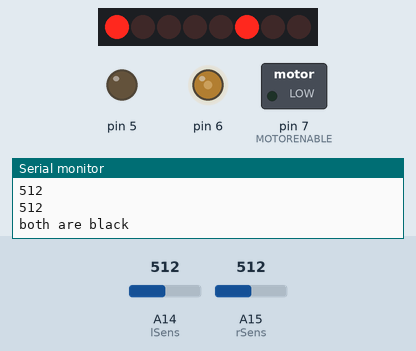
A sketch run on a simulated Arduino Mega 2560, built with avr-gcc and run on an emulated ATmega2560. Parts: 8 shift-register outputs drawn as a row of LEDs (first output left, lit = HIGH), switched loads named in the sketch (green lamp = pin HIGH), output pins drawn as LEDs (lit = HIGH), the last lines printed to the serial monitor. Wiring (inferred from the names in the program): shift register (74HC595): data pin 8; shift clock pin 4; latch pin 12. Wiring (inferred from the signals the program sends): row of LEDs: on Q0, Q1, Q2, Q3, Q4, Q5, Q6, Q7. The test bench sets the inputs (shaded band); at power-on: A15 (rSens) = 512, A14 (lSens) = 512. Pins used as bus, display or sensor lines are not drawn.

Above: at 1.2 s.
1.3 s: A15 (rSens) set to 496
At 2.5 s:
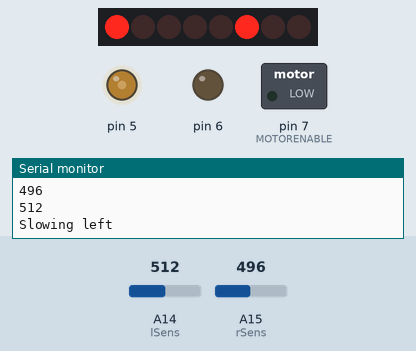
2.9 s: A14 (lSens) set to 501
At 4.2 s:
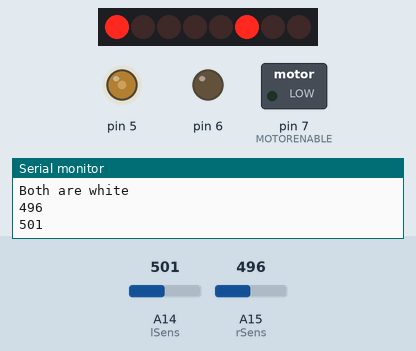
4.5 s: A15 (rSens) set to 522
At 6.0 s:
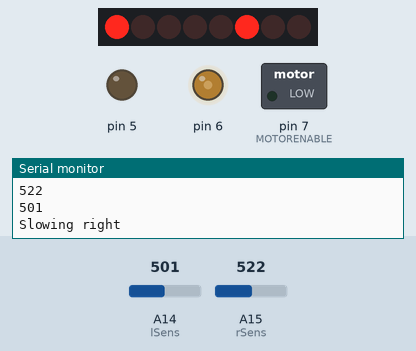
Timing chart, 0 to 7.5 s (numbered marks = the images above; inputs shaded):
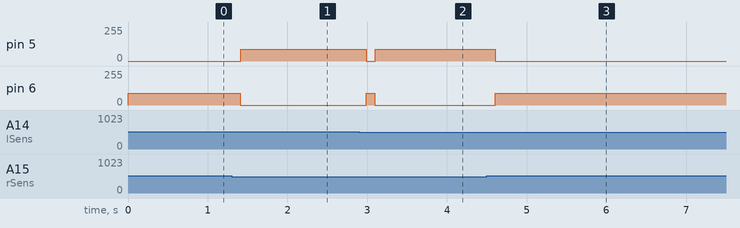

The sketch:

Jim2.0.ino
```cpp
#include <PID_v1.h>

// Arduino pins for the shift register
#define MOTORLATCH 12
#define MOTORCLK 4
#define MOTORENABLE 7
#define MOTORDATA 8

// 8-bit bus after the 74HC595 shift register
// (not Arduino pins)
// These are used to set the direction of the bridge driver.
#define MOTOR1_A 2
#define MOTOR1_B 3
#define MOTOR2_A 1
#define MOTOR2_B 4
#define MOTOR3_A 5
#define MOTOR3_B 7
#define MOTOR4_A 0
#define MOTOR4_B 6

// Arduino pins for the PWM signals.
#define MOTOR1_PWM 11
#define MOTOR2_PWM 3    //Right Motor
#define MOTOR3_PWM 6
#define MOTOR4_PWM 5   //Left Motor
#define SERVO1_PWM 10
#define SERVO2_PWM 9

// Enumeration for the motor function.
#define FORWARD 1
#define BACKWARD 2
#define BRAKE 3
#define RELEASE 4

// Pins for Left and Right light sensors respectively
const int lSens=A14;
const int rSens=A15;

// Motion speeds
const int topSpeed=90;
const int lowSpeed=75;

//Multiplied by the speed of each individual motor to ensure they spin at the same rate when we give them the same number.
//Needs to be tuned for your motors on a case by case basis
//Remember, if you multiply a float by an int, you will result with a float. You need to recast using (int) to get an integer back out.
const float rightSpeedMultiplier=.97;
const float leftSpeedMultiplier=1;

// His variables
int sensorValueR = 0;  // right sensor value =0
int sensorValueL = 0; // left sensor value=0
int Sum=0;         // integral correction value
const int Igain =1;      // Integral gaining value
const int maxS=12;        //Maximum Sum value
const int scale=50;
const int defsped=100;

// My variables
double setpoint = 0.0;
double input, output;
const float Kp = 1;
const float Ki = 1;
const float Kd = 1;
PID myPID(&input, &output, &setpoint, Kp, Ki, Kd, DIRECT);

void setup()
{
  Serial.begin(9600);
  Serial.println("Line Sensing Robot Demo");
  pinMode(lSens, INPUT);
  pinMode(rSens, INPUT);  //Sets pins for line sensors to inputs
  myPID.SetOutputLimits(0,1); //the output will be a decimal between 0 and 1
  myPID.SetMode(AUTOMATIC);
}

void loop()
{
  // read the digital in value:
  {
    sensorValueR = analogRead(rSens);       // read the right sensor value
    sensorValueL = analogRead(lSens);    // read the left sensors value
    Serial.println(sensorValueR);
    Serial.println(sensorValueL);
    if (sensorValueR < 512) // change the value of the sensors to 0 and 1 high->black
    { sensorValueR = 0; /* 0 is off the track */ }
    else
    { sensorValueR = 1; /* 1 is on the track */ }
    if (sensorValueL < 512)
    { sensorValueL = 0; }
    else
    { sensorValueL = 1; }

    if (sensorValueR == 1 && sensorValueL == 1 ) // both are on the line
    {
      Serial.println("both are black");
    }
    else if (sensorValueR == 0 && sensorValueL == 1 ) // left is on right is off
    {
      input=-10;
      Serial.println("Slowing left");
    }
    else if (sensorValueR == 1 && sensorValueL == 0 ) // right is on laft is off
    {
      input=10;
      Serial.println("Slowing right");
    }
    else if (sensorValueR==0 && sensorValueL==0) // both are off the track
    {
      input=0;
      Serial.println("Both are white");
    }

    // compute PID, in theory it should be a smoother ride than just turning on and off wheels based on boolean inputs
    myPID.Compute();

    // The PID controller will output between 0 and 1.
    motor(3,FORWARD, (int)(rightSpeedMultiplier * topSpeed * (1 - output)));
    motor(4,FORWARD, (int)(leftSpeedMultiplier * topSpeed * output));

    // Delay and then loop
    delay(5);
  }

}
//Assumes left motor is on 4 and 2 is right
/*
void forward(float rate)
{     motor(2,FORWARD,(int)(defsped+Igain*Sum)*rate*rightSpeedMultiplier);
     motor(4,FORWARD,(int)(defsped-Igain*Sum)*rate*leftSpeedMultiplier);
}
void leftTurn(float rate)
{motor(4, FORWARD,(int)(defsped+(Igain*Sum))*rate*leftSpeedMultiplier);
motor(2,FORWARD,(int)(defsped-(Igain*Sum))*rightSpeedMultiplier);
}
void rightTurn(float rate)
{motor(2, FORWARD,(int)(defsped+(Igain*Sum))*rate*rightSpeedMultiplier);
motor(4, FORWARD,(int)(defsped-(Igain*Sum))*leftSpeedMultiplier);
}
//*/

// Initializing
// ------------
// There is no initialization function.
//
// The shiftWrite() has an automatic initializing.
// The PWM outputs are floating during startup,
// that's okay for the Motor Shield, it stays off.
// Using analogWrite() without pinMode() is valid.
//


// ---------------------------------
// motor
//
// Select the motor (1-4), the command,
// and the speed (0-255).
// The commands are: FORWARD, BACKWARD, BRAKE, RELEASE.
//
void motor(int nMotor, int command, int speed)
{
  int motorA, motorB;

  if (nMotor >= 1 && nMotor <= 4)
  {
    switch (nMotor)
    {
    case 1:
      motorA   = MOTOR1_A;
      motorB   = MOTOR1_B;
      break;
    case 2:
      motorA   = MOTOR2_A;
      motorB   = MOTOR2_B;
      break;
    case 3:
      motorA   = MOTOR3_A;
      motorB   = MOTOR3_B;
      break;
    case 4:
      motorA   = MOTOR4_A;
      motorB   = MOTOR4_B;
      break;
    default:
      break;
    }

    switch (command)
    {
    case FORWARD:
      motor_output (motorA, HIGH, speed);
      motor_output (motorB, LOW, -1);     // -1: no PWM set
      break;
    case BACKWARD:
      motor_output (motorA, LOW, speed);
      motor_output (motorB, HIGH, -1);    // -1: no PWM set
      break;
    case BRAKE:
      // The AdaFruit library didn't implement a brake.
      // The L293D motor driver ic doesn't have a good
      // brake anyway.
      // It uses transistors inside, and not mosfets.
      // Some use a software break, by using a short
      // reverse voltage.
      // This brake will try to brake, by enabling
      // the output and by pulling both outputs to ground.
      // But it isn't a good break.
      motor_output (motorA, LOW, 255); // 255: fully on.
      motor_output (motorB, LOW, -1);  // -1: no PWM set
      break;
    case RELEASE:
      motor_output (motorA, LOW, 0);  // 0: output floating.
      motor_output (motorB, LOW, -1); // -1: no PWM set
      break;
    default:
      break;
    }
  }
}


// ---------------------------------
// motor_output
//
// The function motor_ouput uses the motor driver to
// drive normal outputs like lights, relays, solenoids,
// DC motors (but not in reverse).
//
// It is also used as an internal helper function
// for the motor() function.
//
// The high_low variable should be set 'HIGH'
// to drive lights, etc.
// It can be set 'LOW', to switch it off,
// but also a 'speed' of 0 will switch it off.
//
// The 'speed' sets the PWM for 0...255, and is for
// both pins of the motor output.
//   For example, if motor 3 side 'A' is used to for a
//   dimmed light at 50% (speed is 128), also the
//   motor 3 side 'B' output will be dimmed for 50%.
// Set to 0 for completelty off (high impedance).
// Set to 255 for fully on.
// Special settings for the PWM speed:
//    Set to -1 for not setting the PWM at all.
//
void motor_output (int output, int high_low, int speed)
{
  int motorPWM;

  switch (output)
  {
  case MOTOR1_A:
  case MOTOR1_B:
    motorPWM = MOTOR1_PWM;
    break;
  case MOTOR2_A:
  case MOTOR2_B:
    motorPWM = MOTOR2_PWM;
    break;
  case MOTOR3_A:
  case MOTOR3_B:
    motorPWM = MOTOR3_PWM;
    break;
  case MOTOR4_A:
  case MOTOR4_B:
    motorPWM = MOTOR4_PWM;
    break;
  default:
    // Use speed as error flag, -3333 = invalid output.
    speed = -3333;
    break;
  }

  if (speed != -3333)
  {
    // Set the direction with the shift register
    // on the MotorShield, even if the speed = -1.
    // In that case the direction will be set, but
    // not the PWM.
    shiftWrite(output, high_low);

    // set PWM only if it is valid
    if (speed >= 0 && speed <= 255)
    {
      analogWrite(motorPWM, speed);
    }
  }
}


// ---------------------------------
// shiftWrite
//
// The parameters are just like digitalWrite().
//
// The output is the pin 0...7 (the pin behind
// the shift register).
// The second parameter is HIGH or LOW.
//
// There is no initialization function.
// Initialization is automatically done at the first
// time it is used.
//
void shiftWrite(int output, int high_low)
{
  static int latch_copy;
  static int shift_register_initialized = false;

  // Do the initialization on the fly,
  // at the first time it is used.
  if (!shift_register_initialized)
  {
    // Set pins for shift register to output
    pinMode(MOTORLATCH, OUTPUT);
    pinMode(MOTORENABLE, OUTPUT);
    pinMode(MOTORDATA, OUTPUT);
    pinMode(MOTORCLK, OUTPUT);

    // Set pins for shift register to default value (low);
    digitalWrite(MOTORDATA, LOW);
    digitalWrite(MOTORLATCH, LOW);
    digitalWrite(MOTORCLK, LOW);
    // Enable the shift register, set Enable pin Low.
    digitalWrite(MOTORENABLE, LOW);

    // start with all outputs (of the shift register) low
    latch_copy = 0;

    shift_register_initialized = true;
  }

  // The defines HIGH and LOW are 1 and 0.
  // So this is valid.
  bitWrite(latch_copy, output, high_low);

  // Use the default Arduino 'shiftOut()' function to
  // shift the bits with the MOTORCLK as clock pulse.
  // The 74HC595 shiftregister wants the MSB first.
  // After that, generate a latch pulse with MOTORLATCH.
  shiftOut(MOTORDATA, MOTORCLK, MSBFIRST, latch_copy);
  delayMicroseconds(5);    // For safety, not really needed.
  digitalWrite(MOTORLATCH, HIGH);
  delayMicroseconds(5);    // For safety, not really needed.
  digitalWrite(MOTORLATCH, LOW);
}
```

Measured:
- the behaviour switches between 512 and 511 on A15 (rSens) (found by bisection; images 0 and 1)
- after the input at 1.3 s, pin 5: 0/255 → 90/255 after 0.11 s; pin 6: 87/255 → 0/255 after 0.11 s
- after the input at 2.9 s, pin 5: 90/255 → 0/255 after 0.09 s, → 90/255 0.11 s later; pin 6: 0/255 → 87/255 after 0.09 s, → 0/255 0.11 s later
- after the input at 4.5 s, pin 5: 90/255 → 0/255 after 0.11 s; pin 6: 0/255 → 87/255 after 0.11 s
